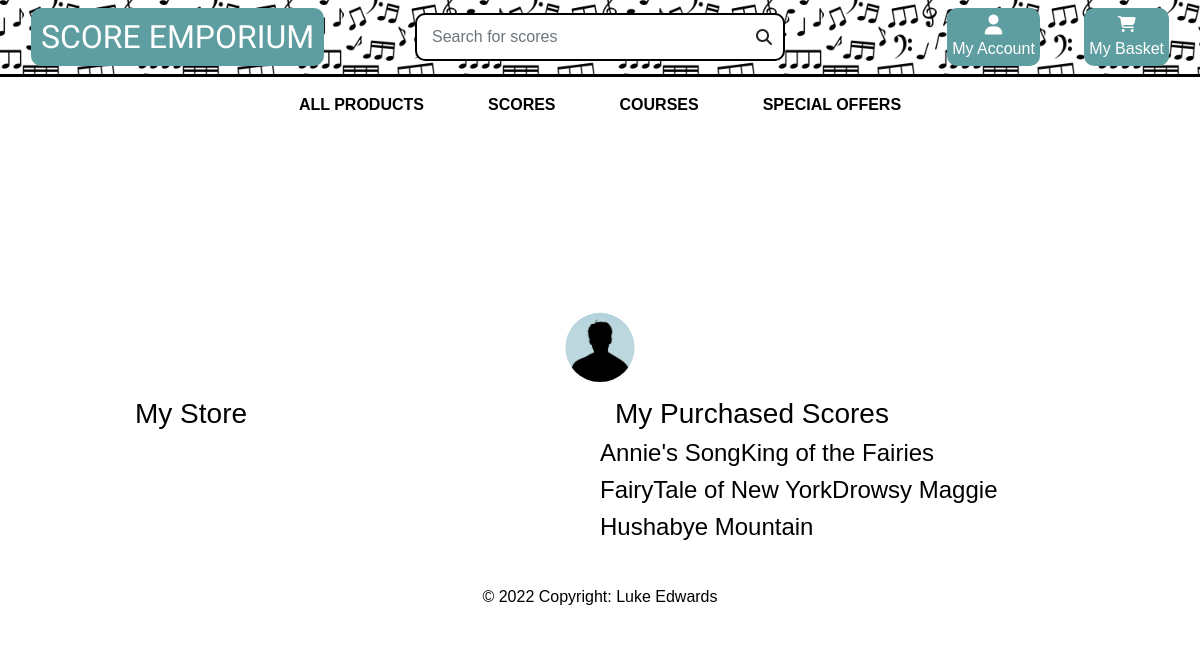
Before: /profile/ with the older database file.
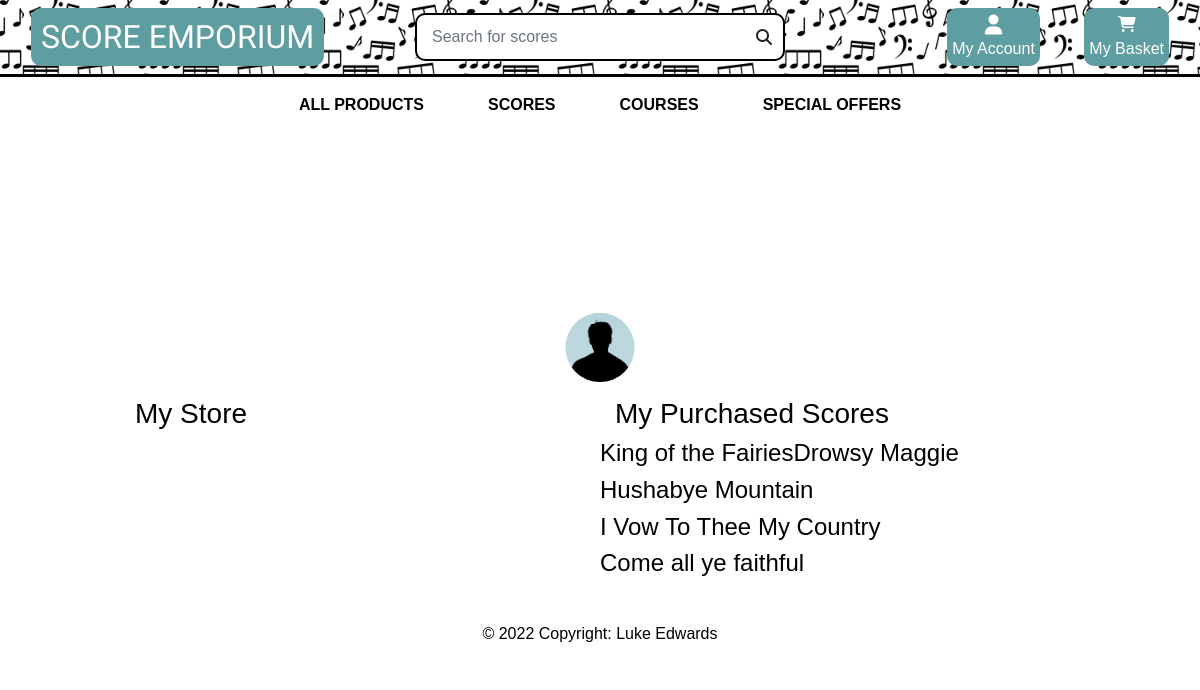
After: the same page with the newer database file.
### products/models.py (models this page shows, shortened)
class Product(models.Model):
    genre = models.ForeignKey('Genre', null=True, blank=True, on_delete=models.SET_NULL)
    difficulty = models.ForeignKey('Difficulty', null=True, blank=True, on_delete=models.SET_NULL)
    sku = models.CharField(max_length=254, null=True, blank=True)
    name = models.CharField(max_length=254)
    description = models.TextField()
    price = models.DecimalField(max_digits=6, decimal_places=2)
    rating = models.DecimalField(max_digits=6, decimal_places=2, null=True, blank=True)
    image_url = models.URLField(max_length=1024, null=True, blank=True)
    image = models.ImageField(null=True, blank=True,)
    vendor = models.CharField(max_length=254, null=True)
    PDF = models.FileField(null=True,)
    Guitar_Pro = models.FileField(null=True,)
    video = models.URLField(max_length=1024, null=True, blank=True)

### user_profile/views.py (the view)
# urls.py: path('profile/', include('user_profile.urls')),
def user_profile(request):
    products = Product.objects.all()
    context = {
        'products': products,
    }
    return render(request, 'user_profile/profile.html', context)

### user_profile/templates/user_profile/profile.html (shortened to what this page needs)
{% extends "base.html" %}
{% load static %}
{% block page_header %}
    <div class="container header-container">
    </div>
{% endblock %}
{% block content %}
<div class="container text-black">
    <div class="row text-center">
      <div class="col center">
      <img id="user-profile-pic" src="{% static 'media/profile_photos/default-pp-min.png'%}" alt="" class=" prepend">
      </div>
    </div>
    <div class="row">
      <div class="col">
        <h3>My Store</h3>
      </div>
      <div class="col">
        <h3>My Purchased Scores</h3>
        <div class="row">
          {% for product in products%}
            {% if product.vendor == 'luketedwards' %}
            <h4>{{product.name}}</h4>
            {%endif%}
          {%endfor%}
        </div>
      </div>
    </div>
  </div>
{% endblock %}

### templates/base.html (shortened to what this page needs)
{% load static %}
<!doctype html>
<html lang="en">
  <head>
    {% block corecss %}
    <link rel="stylesheet" href="https://cdn.jsdelivr.net/npm/bootstrap@4.6.1/dist/css/bootstrap.min.css">
    <link rel="stylesheet" href="{% static 'css/base.css' %}">
    <link href="http://maxcdn.bootstrapcdn.com/font-awesome/4.1.0/css/font-awesome.min.css" rel="stylesheet">
    <link rel="stylesheet" href="https://cdnjs.cloudflare.com/ajax/libs/font-awesome/6.1.1/css/all.min.css"
 />
    {% endblock %}
  </head>
  <body>
    <header id="nav-container" class="container-fluid">
        <div style="border-bottom: solid;" class="row">
            <div class="col-12 col-lg-4 my-auto py-1 py-lg-0 text-center text-lg-left">
                <a href="{% url 'home' %}" class="nav-link main-logo-link">
                    <h2 id="logo" class="logo-font text-black my-0">Score Emporium</h2>
                </a>
            </div>
            <div class="col-12 col-lg-4 my-auto py-1 py-lg-0">
                <form id="main-search" method="GET" action="{% url 'products' %}">
                    <div class="input-group w-100">
                        <input id="search-box"  class="form-control  rounded-0" type="text" name="q" placeholder="Search for scores">
                        <div id="search-btn-div">
                        <button id="search-btn" class="form-control btn " type="submit">
                            <span class="icon">
                                <i class="fas fa-search"></i>
                            </span>
                        </button>
                        </div>
                    </div>
                </form>
            </div>
            <div class="col-12 col-lg-4 my-auto py-1 py-lg-0">
                <ul class="list-inline list-unstyled text-center text-lg-right my-0">
                    <li class="list-inline-item dropdown">
                        <a class=" nav-link" href="#" id="user-options" data-toggle="dropdown" aria-haspopup="true" aria-expanded="false">
                            <div id="account-button" class="text-center">
                                <div><i class="fas fa-user fa-lg"></i></div>
                                <p class="my-0">My Account</p>
                            </div>
                        </a>
                    </li>
                    <li class="list-inline-item">
                        <a class="{% if grand_total %}text-info font-weight-bold{% else %}text-black{% endif %} nav-link" href="">
                            <div id="cart-button" class="text-center">
                                <div><i class="fa-solid fa-cart-shopping"></i></div>
                                <p class="my-0">My Basket</p>
                            </div>
                        </a>
                    </li>
                </ul>
            </div>
        </div>
        <div class="row bg-white">
            <nav class="navbar navbar-expand-lg navbar-light w-100">
                {% include 'includes/main-nav.html' %}
            </nav>
        </div>
    </header>
    {% block page_header %}
    {% endblock %}
    {% block content %}
    {% endblock %}
    <footer id="footer" class="bg-light text-center text-lg-start">
        <div class="text-center p-3">
          © 2022 Copyright: Luke Edwards
        </div>
      </footer>
  </body>
</html>

### templates/includes/main-nav.html (shortened to what this page needs)
<div class="collapse navbar-collapse" id="main-nav">
    <ul class="navbar-nav w-auto mx-auto">
        <li class="nav-item dropdown">
            <a class="logo-font font-weight-bold nav-link text-black mr-5" href="#" id="all-products-link" data-toggle="dropdown" aria-haspopup="true" aria-expanded="false">
                All Products
            </a>
        </li>
        <li class="nav-item dropdown">
            <a class="logo-font font-weight-bold nav-link text-black mr-5" href="#" id="clothing-link" data-toggle="dropdown" aria-haspopup="true" aria-expanded="false">
                Scores
            </a>
        </li>
        <li class="nav-item dropdown">
            <a class="logo-font font-weight-bold nav-link text-black mr-5" href="#" id="homeware-link" data-toggle="dropdown" aria-haspopup="true" aria-expanded="false">
                Courses
            </a>
        </li>
        <li class="nav-item dropdown">
            <a class="logo-font font-weight-bold nav-link text-black" href="#" id="specials-link" data-toggle="dropdown" aria-haspopup="true" aria-expanded="false">
                Special Offers
            </a>
        </li>
    </ul>
</div>

### static/css/base.css (style rules this page uses)
html { height: 100%; }
#nav-container { background-image: url(/static/media_1/sheet-music-pattern.jpg); background-repeat: repeat; background-size: 160px; }
#user-profile-pic { clip-path: circle() !important; height: 100px !important; display: inline; }
#account-button { background-color: cadetblue; color: white; padding: 5px; border-radius: 10px; }
#cart-button { background-color: cadetblue; color: white; padding: 5px; border-radius: 10px; }
#main-search { border-radius: 10px !important; border: 2px solid black; padding: 3px; background-color: white; }
#logo { font-family: 'Arima', cursive; background-color: cadetblue; border-radius: 10px; color: white !important; padding: 10px; }
body { background-size: cover; height: calc(100vh - 164px); color: black !important; font-family: 'Helvetica'; }
#search-btn { padding: 0; border-top-right-radius: 10px; border-bottom-right-radius: 10px; }
#search-btn-div { width: 3rem; }
.icon { align-items: center; display: inline-flex; height: 1.5rem; width: 1.5rem; border: none; float: right; border-top-right-radius: 10px; border-bottom-right-radius: 10px; }
#search-box { border: none; }
.logo-font { text-transform: uppercase; }
.main-logo-link { width: fit-content; }
#footer { margin-top: 20px; background-color: white !important; }
.text-black { color: #000 !important; }
@media (min-width: 1200px) { .container { max-width: 80%; } }
@media (min-width: 992px) { .header-container { padding-top: 164px; } }

Changed rows visible on the page:
removed Product: name "Annie's Song"
removed Product: name "FairyTale of New York"
added Product: name "I Vow To Thee My Country"
added Product: name "Come all ye faithful"
